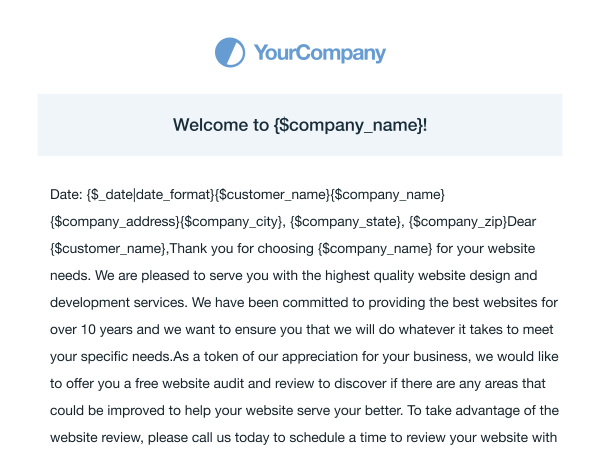
#> input picture tests/data/1.png, 1200 x 900 px (shown at 1/2 size)
$ python -i image_transform.py   (imports and definitions only)
#> lines starting #> are read from the running program, lines starting #| are printed output that depends on the picture; after the words box and inside, x2 and y2 are one past the last pixel; in counts of white or black regions, pixels touching at a corner belong together
#> further down, picture is the input picture: shape (900, 1200, 3); mean B, G, R 242.7, 241.4, 239.8
import cv2
import numpy as np


def preprocess(img):
    gray_image = to_greyscale(img)
    thresh, im_bw = cv2.threshold(gray_image, 210, 230, cv2.THRESH_BINARY)
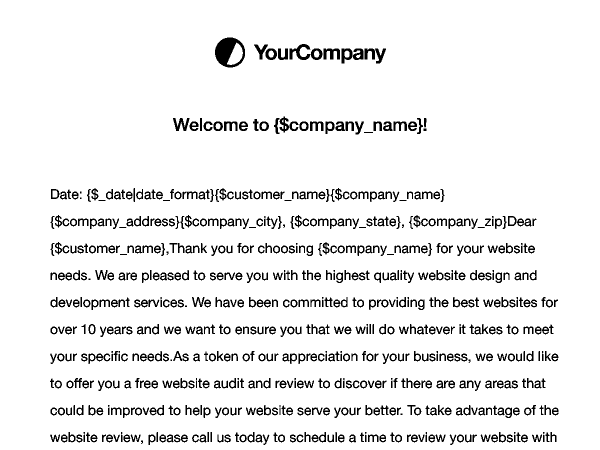
#> im_bw: shape (900, 1200) (shown at 1/2 size); values 0 (black) and 230 (white), 92.6% white; 729 black regions (42 under 20 px), largest, box (x1, y1, x2, y2) and area: (430, 75, 490, 135) 2045, (579, 88, 621, 120) 605, (647, 97, 680, 119) 472
    no_noise = remove_noise(im_bw)
    no_borders = remove_borders(no_noise)
    color = [255, 255, 255]
    top, bottom, left, right = [150] * 4
    image_with_border = cv2.copyMakeBorder(no_borders, top, bottom, left, right, cv2.BORDER_CONSTANT, value=color)
    return image_with_border


def to_greyscale(image):
    return cv2.cvtColor(image, cv2.COLOR_BGR2GRAY)


def remove_noise(image):
    """
    Dilation с последующим расширением+ медианный фильтр
    Закрытие небольших отверстий внутри объектов
    переднего плана или небольших черных точек на объекте.
    :param image: входное изображение
    :return:
    """
    kernel = np.ones((1, 1), np.uint8)
    image = cv2.dilate(image, kernel, iterations=1)
    kernel = np.ones((1, 1), np.uint8)
    image = cv2.erode(image, kernel, iterations=1)
    image = cv2.morphologyEx(image, cv2.MORPH_CLOSE, kernel)
    image = cv2.medianBlur(image, 3)
#> image: shape (900, 1200); values 0 (black) and 230 (white), 92.7% white; 687 black regions (45 under 20 px), largest, box (x1, y1, x2, y2) and area: (430, 75, 490, 135) 2047, (579, 88, 645, 120) 918, (683, 97, 727, 127) 719
    return image


def remove_borders(image):
    contours, hierarchy = cv2.findContours(image, cv2.RETR_EXTERNAL, cv2.CHAIN_APPROX_SIMPLE)
#> contours = [[[0, 0], [0, 899], [1199, 899], [1199, 0]]]
    contours_sorted = sorted(contours, key=lambda x: cv2.contourArea(x))
#> contours_sorted = [[[0, 0], [0, 899], [1199, 899], [1199, 0]]]
    largest_contour = contours_sorted[-1]
#> largest_contour = [[0, 0], [0, 899], [1199, 899], [1199, 0]]
    x, y, w, h = cv2.boundingRect(largest_contour)
#> x = 0; y = 0; w = 1200; h = 900
    crop = image[y:y + h, x:x + w]
    return crop


def get_skew_angle(cvImage) -> float:
    newImage = cvImage.copy()
    blur = cv2.GaussianBlur(cvImage, (9, 9), 0)
    thresh = cv2.threshold(blur, 0, 255, cv2.THRESH_BINARY_INV + cv2.THRESH_OTSU)[1]

    # Apply dilate to merge text into meaningful lines/paragraphs.
    # Use larger kernel on X axis to merge characters into single line, cancelling out any spaces.
    # But use smaller kernel on Y axis to separate between different blocks of text
    kernel = cv2.getStructuringElement(cv2.MORPH_RECT, (30, 5))
    dilate = cv2.dilate(thresh, kernel, iterations=2)

    # Find all contours
    contours, hierarchy = cv2.findContours(dilate, cv2.RETR_LIST, cv2.CHAIN_APPROX_SIMPLE)
    contours = sorted(contours, key=cv2.contourArea, reverse=True)
    for c in contours:
        rect = cv2.boundingRect(c)
        x, y, w, h = rect
        cv2.rectangle(newImage, (x, y), (x + w, y + h), (0, 255, 0), 2)
    largest_contour = contours[0]
    min_area_rectangle = cv2.minAreaRect(largest_contour)
    # Determine the angle. Convert it to the value that was originally used to obtain skewed image
    angle = min_area_rectangle[-1]
    if angle < -45:
        angle = 90 + angle
    return -1.0 * angle


def rotate_image(cv_image, angle: float):
    new_image = cv_image.copy()
    (h, w) = new_image.shape[:2]
    center = (w // 2, h // 2)
    M = cv2.getRotationMatrix2D(center, angle, 1.0)
    new_image = cv2.warpAffine(new_image, M, (w, h), flags=cv2.INTER_CUBIC, borderMode=cv2.BORDER_REPLICATE)
    return new_image

>>> import cv2
>>> picture = cv2.imread('../../tests/data/1.png')
>>> result = preprocess(picture)
#> in preprocess, `image_with_border = cv2.copyMakeBorder(no_borders, top, bottom, left, ..`:
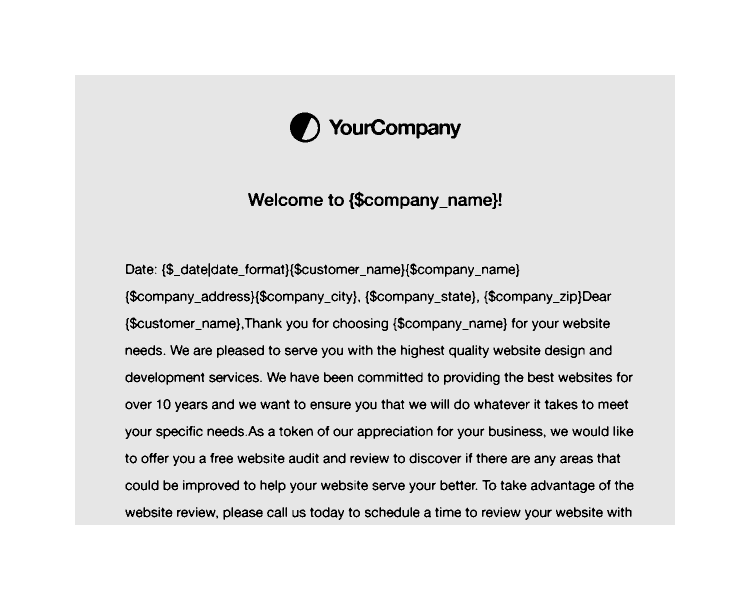
#> image_with_border: shape (1200, 1500) (shown at 1/2 size); min 0, max 255, mean 229.9
